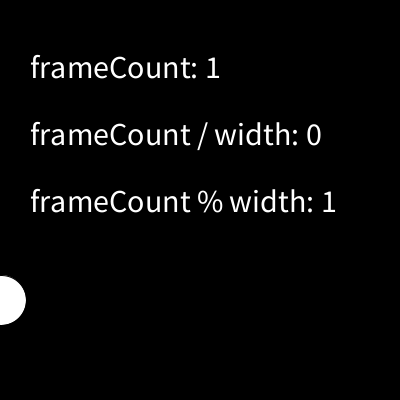
Frame 1 (no input)
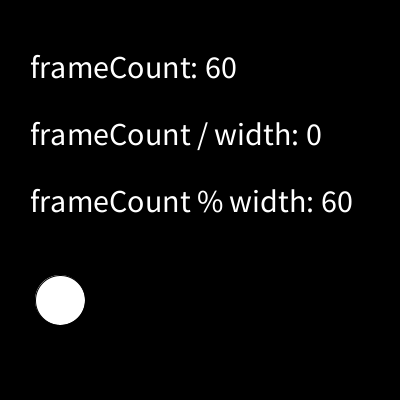
Frame 60 (the mouse pressed at the canvas centre just before this capture)
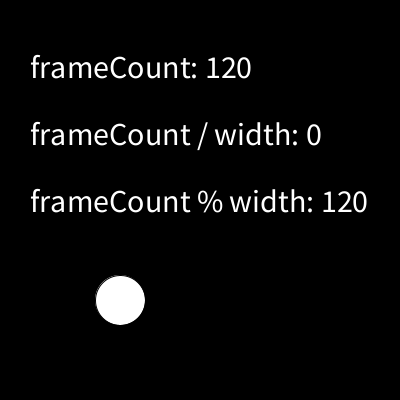
Frame 120 (the mouse held since frame 60 and released just before this capture)

The Processing sketch that drew these frames (run headless with seeded random() and noise(); from frame 60 on, the mouse is pressed at the canvas centre):

// Processing sketch: processing_87536
// ── processing_87536.pde

void setup() {  //setup function called initially, only once
  size(400, 400);
  frameRate(30);
  textAlign(LEFT,CENTER);
  textSize(32);
}

void draw() {  //draw function loops 
  background(0);  //set background black
  
  // frameCount
  text("frameCount: " + frameCount , 30 , height*0.16666 );
  
  // int(frameCount / width)
  text("frameCount / width: " + int(frameCount / width) , 30 , height*0.3333 );
  
  int modulo = frameCount % width;
  
  // frameCount % width
  text("frameCount % width: " + modulo , 30 , height*0.5 );
  
  ellipse(modulo, height*0.75, 50,50);
  
}
